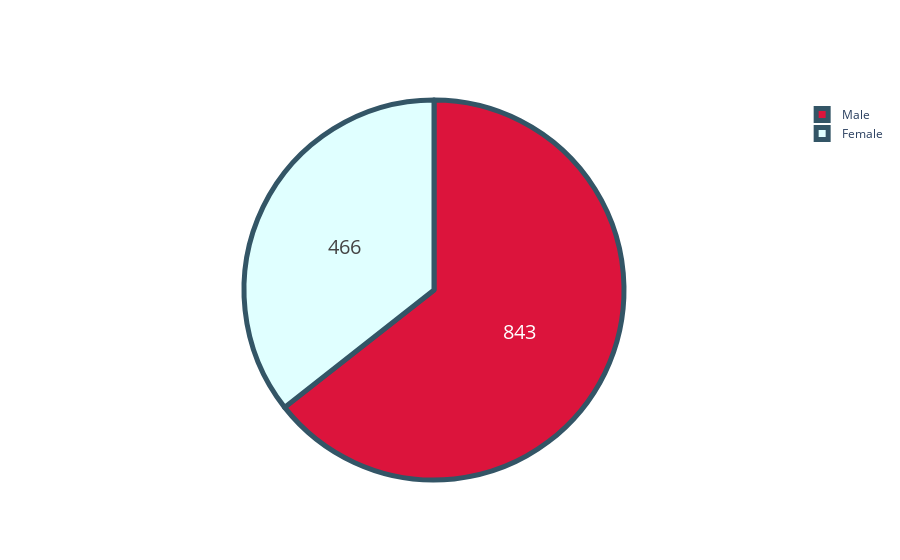

Here is the notebook cell this chart was saved with:
### Code cell
import plotly.graph_objects as go

labels = ['Male','Female']
values =p
colors = ['crimson', 'lightcyan']
fig = go.Figure(data=[go.Pie(labels=labels, values=values)])
fig.update_traces(hoverinfo='label+percent', textinfo='value', textfont_size=20,
                  marker=dict(colors=colors, line=dict(color='#356', width=5)))
fig.show()

### Figure 1 — Plotly figure (JSON) as saved in the notebook; plotly's stock layout.template omitted (floating-point values rounded to 4 significant figures)
{"data": [{"hoverinfo": "label+percent", "labels": ["Male", "Female"], "marker": {"colors": ["crimson", "lightcyan"], "line": {"color": "#356", "width": 5}}, "textfont": {"size": 20}, "textinfo": "value", "type": "pie", "values": [843, 466]}], "layout": {}}
